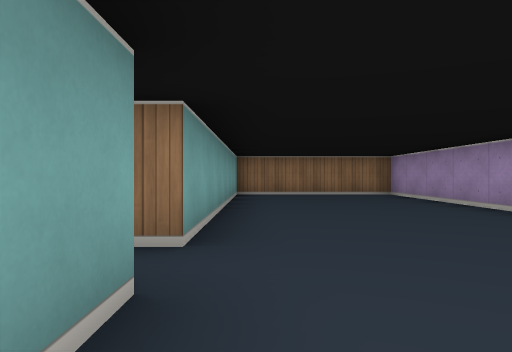
view 1 (above)

24 first-person views from a walk through a cub3D maze. The camera is about half as high as the walls, looks level and sees 70° across. The floor is counted in squares. Each view is taken from the middle of a square. On the plan, view 1 faces up. The plan holds only what a view shows up to about 9 squares ahead; the rest is blank.

view 2
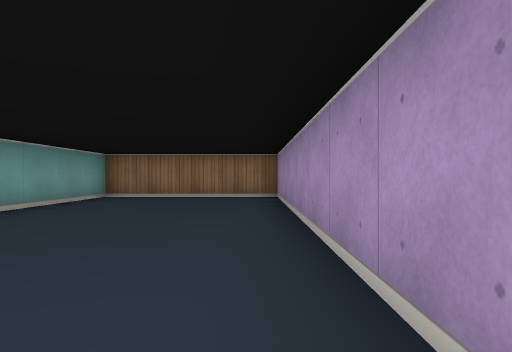

view 3
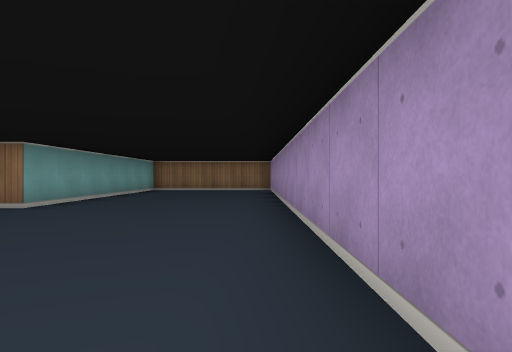

view 4
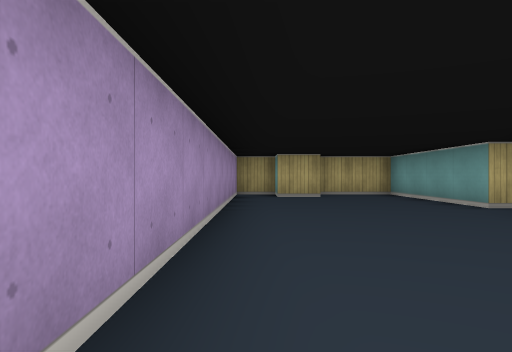

view 5
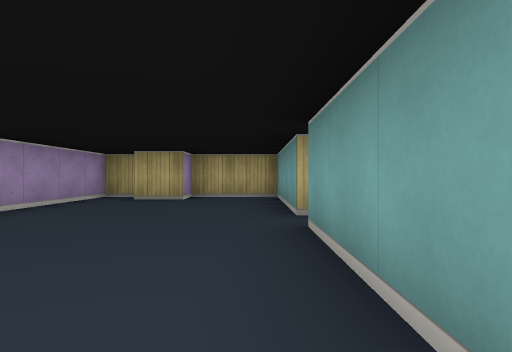

view 6
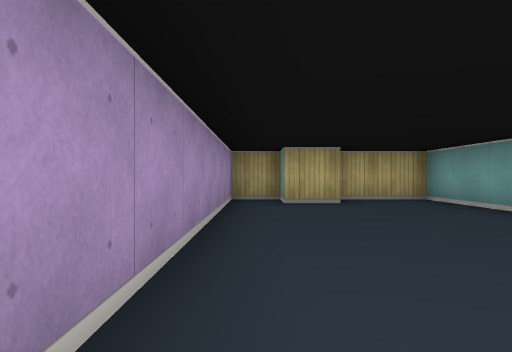

view 7
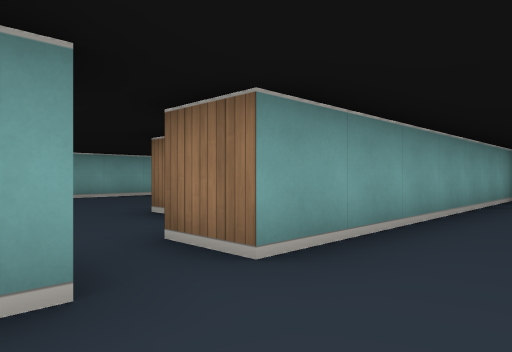

view 8
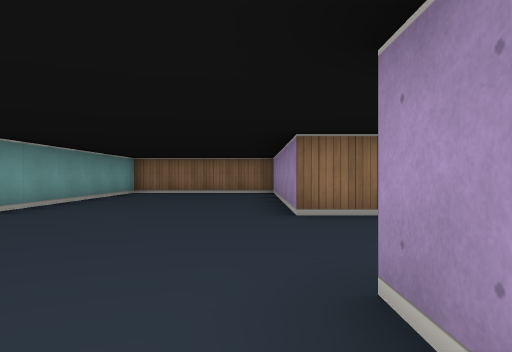

view 9
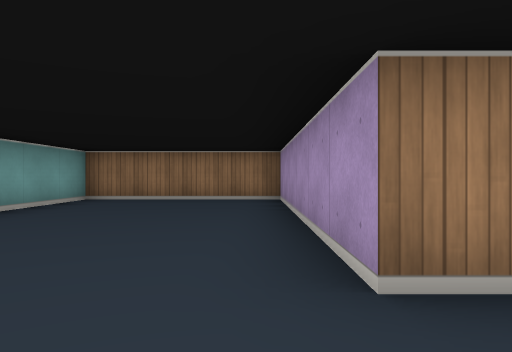

view 10
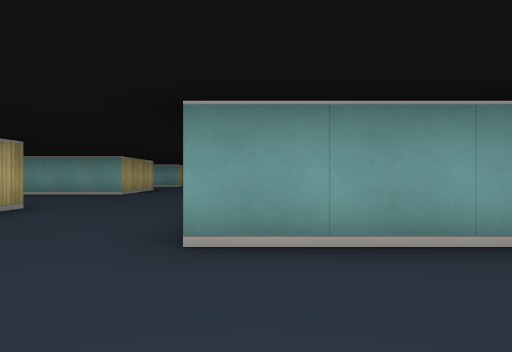

view 11
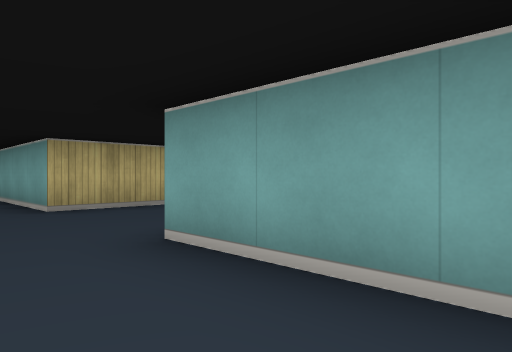

view 12
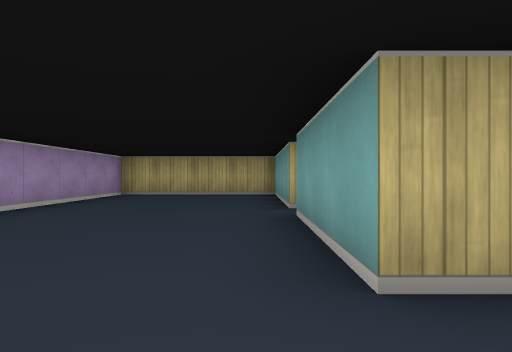

view 13
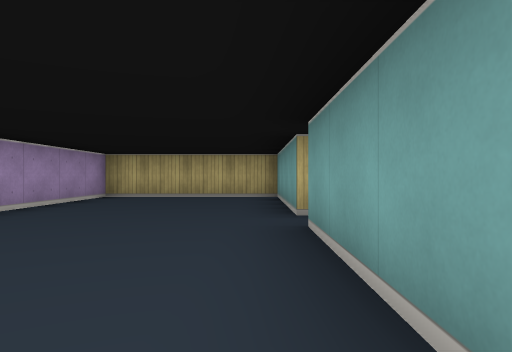

view 14
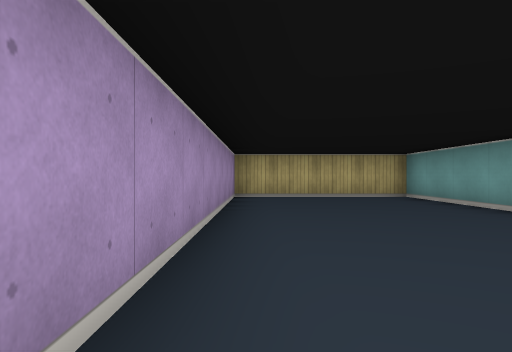

view 15
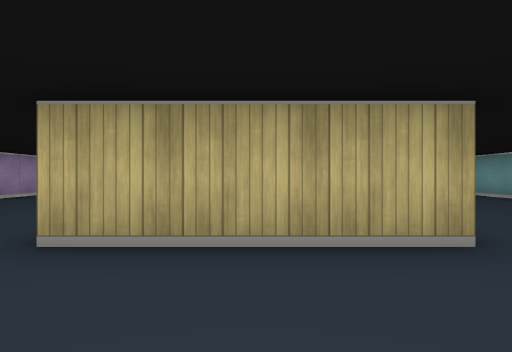

view 16
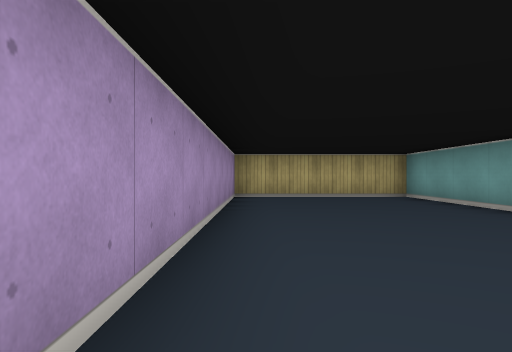

view 17
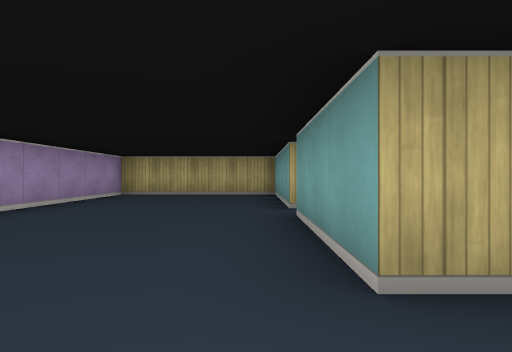

view 18
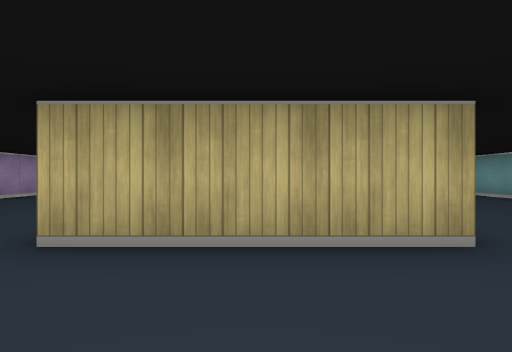

view 19
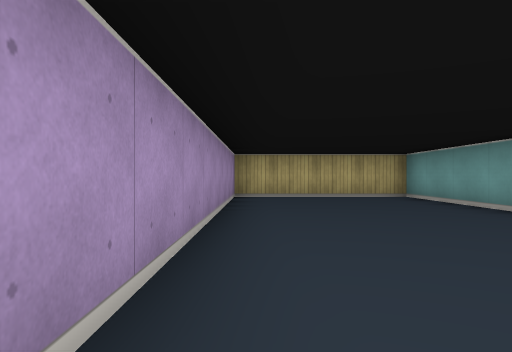

view 20
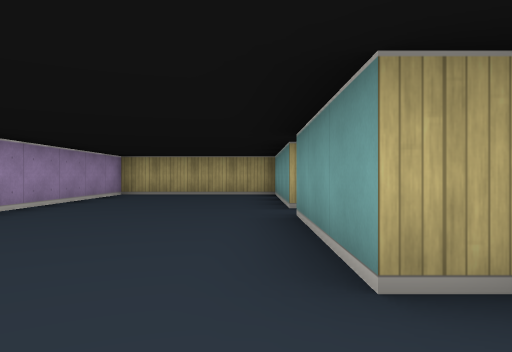

view 21
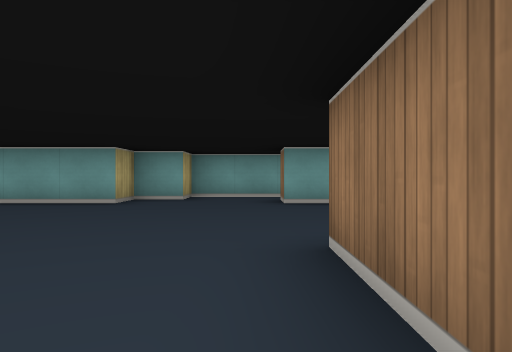

view 22
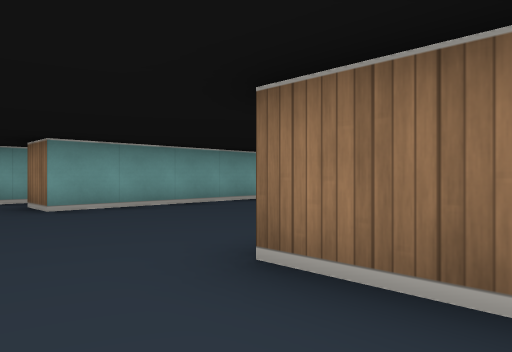

view 23
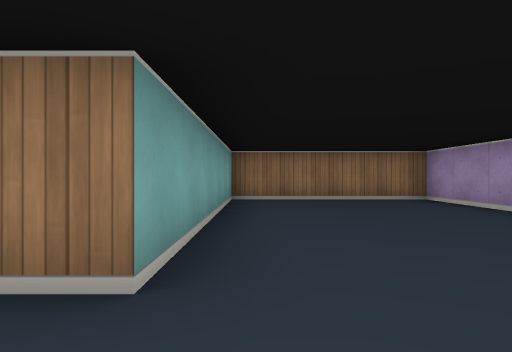

view 24
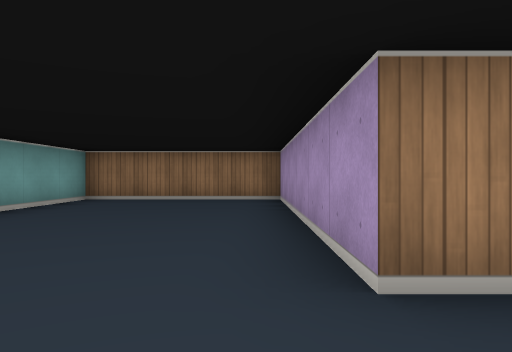

### Floor plan
Ten units are one square. View 1 is at (0, 0); x grows to the right and y downward. Boxes are objects, and circles mark ways between rooms. Rooms are numbered by the first view taken in them; rooms with no view inside come last. Other rooms are left out.
<svg viewBox="-240 -100 280 180">
<path fill="none" stroke="#000" d="M-5 -16 -5 25M-5 35 -5 75 15 75 15 65 25 65 25 75 35 75 35 -92M35 -95 -5 -95 -5 -25 -15 -25M-156 -35 -175 -35 -175 -95 -215 -95 -215 -35 -225 -35M-145 35 -145 75 -105 75 -105 -5 -75 -5 -75 25M-75 35 -75 75 -35 75 -35 -5M-215 35 -215 75 -175 75 -175 -5 -145 -5 -145 25M-25 -35 -35 -35 -35 -95 -75 -95 -75 -35M-235 -38 -235 -15 -225 -15 -225 -5 -215 -5 -215 25"/>
<circle cx="-10" cy="-20" r="3" fill="#2a7"/>
<text x="10" y="-10">1</text>
<text x="-130" y="-10">2</text>
</svg>
Room 1 opens to room 2.

Where each view was taken, in squares from view 1:
view 1: 0 up, 0 right, facing up
view 2: 1 up, 3 right, facing up
view 3: 3 down, 3 right, facing up
view 4: 2 up, 3 right, facing down
view 5: 1 up, 0 right, facing down
view 6: 0 up, 3 right, facing down
view 7: 1 up, 1 right, facing up-left
view 8: 1 down, 4 left, facing up
view 9: 2 up, 4 left, facing up
view 10: 4 up, 5 left, facing left
view 11: 6 up, 6 left, facing down-left
view 12: 2 up, 7 left, facing down
view 13: 1 up, 7 left, facing down
view 14: 1 up, 4 left, facing down
view 15: 3 up, 9 left, facing down
view 16: 1 up, 11 left, facing down
view 17: 2 up, 14 left, facing down
view 18: 3 up, 16 left, facing down
view 19: 1 up, 18 left, facing down
view 20: 2 up, 21 left, facing down
view 21: 3 up, 15 left, facing left
view 22: 2 up, 16 left, facing up-left
view 23: 2 up, 21 left, facing up
view 24: 2 up, 18 left, facing up
